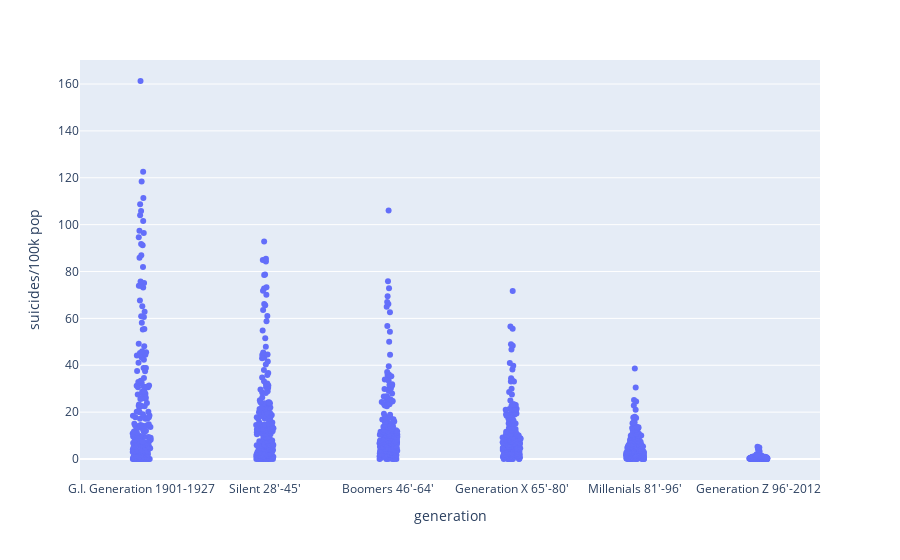

The notebook cell saved with this chart:
### Markdown cell above
# Standard Strips

### Code cell
stripfig = px.strip(
    data_frame=df,
    x="generation",
    y="suicides/100k pop",
    # reorder categories
    category_orders={"generation":["G.I. Generation 1901-1927","Silent 28'-45'","Boomers 46'-64'", "Generation X 65'-80'","Millenials 81'-96'","Generation Z 96'-2012"]},
    hover_data=['country'],        # values appear as extra data in the hover tooltip
)
pio.show(stripfig)

### Figure 1 — Plotly figure (JSON) as saved in the notebook; plotly's stock layout.template omitted (floating-point values rounded to 4 significant figures; data arrays with more than 128 entries replaced by an {"elided": "..."} marker saying what was removed)
{"data": [{"alignmentgroup": "True", "boxpoints": "all", "customdata": {"elided": "1180x1 str values"}, "fillcolor": "rgba(255,255,255,0)", "hoveron": "points", "hovertemplate": "generation=%{x}<br>suicides/100k pop=%{y}<br>country=%{customdata[0]}<extra></extra>", "legendgroup": "", "line": {"color": "rgba(255,255,255,0)"}, "marker": {"color": "#636efa"}, "name": "", "offsetgroup": "", "orientation": "v", "pointpos": 0, "showlegend": false, "type": "box", "x": {"elided": "1180 str values"}, "x0": " ", "xaxis": "x", "y": {"elided": "1180 float values"}, "y0": " ", "yaxis": "y"}], "layout": {"boxmode": "group", "legend": {"tracegroupgap": 0}, "margin": {"t": 60}, "xaxis": {"anchor": "y", "categoryarray": ["G.I. Generation 1901-1927", "Silent 28'-45'", "Boomers 46'-64'", "Generation X 65'-80'", "Millenials 81'-96'", "Generation Z 96'-2012"], "categoryorder": "array", "domain": [0, 1], "title": {"text": "generation"}}, "yaxis": {"anchor": "x", "domain": [0, 1], "title": {"text": "suicides/100k pop"}}}}
